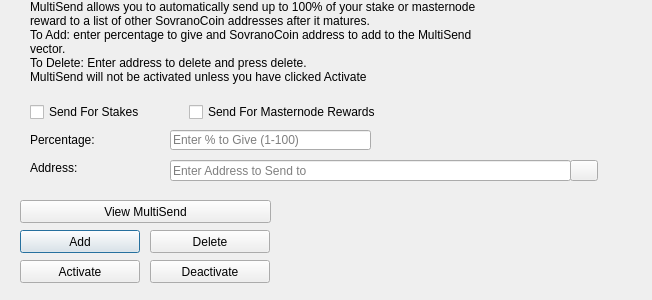
<?xml version="1.0" encoding="UTF-8"?>
<ui version="4.0">
 <class>MultiSendDialog</class>
 <widget class="QDialog" name="MultiSendDialog">
  <property name="windowModality">
   <enum>Qt::NonModal</enum>
  </property>
  <property name="geometry">
   <rect>
    <x>0</x>
    <y>0</y>
    <width>652</width>
    <height>300</height>
   </rect>
  </property>
  <property name="windowTitle">
   <string>MultiSend</string>
  </property>
  <widget class="QLineEdit" name="multiSendPercentEdit">
   <property name="geometry">
    <rect>
     <x>170</x>
     <y>130</y>
     <width>201</width>
     <height>20</height>
    </rect>
   </property>
   <property name="toolTip">
    <string>Enter whole numbers 1 - 100</string>
   </property>
   <property name="placeholderText">
    <string>Enter % to Give (1-100)</string>
   </property>
  </widget>
  <widget class="QLineEdit" name="multiSendAddressEdit">
   <property name="geometry">
    <rect>
     <x>170</x>
     <y>160</y>
     <width>401</width>
     <height>21</height>
    </rect>
   </property>
   <property name="toolTip">
    <string/>
   </property>
   <property name="placeholderText">
    <string>Enter Address to Send to</string>
   </property>
  </widget>
  <widget class="QLabel" name="label_2">
   <property name="geometry">
    <rect>
     <x>30</x>
     <y>0</y>
     <width>451</width>
     <height>121</height>
    </rect>
   </property>
   <property name="lineWidth">
    <number>1</number>
   </property>
   <property name="text">
    <string>MultiSend allows you to automatically send up to 100% of your stake or masternode reward to a list of other SovranoCoin addresses after it matures.
To Add: enter percentage to give and SovranoCoin address to add to the MultiSend vector.
To Delete: Enter address to delete and press delete.
MultiSend will not be activated unless you have clicked Activate</string>
   </property>
   <property name="alignment">
    <set>Qt::AlignLeading|Qt::AlignLeft|Qt::AlignTop</set>
   </property>
   <property name="wordWrap">
    <bool>true</bool>
   </property>
  </widget>
  <widget class="QLabel" name="message">
   <property name="geometry">
    <rect>
     <x>290</x>
     <y>200</y>
     <width>351</width>
     <height>91</height>
    </rect>
   </property>
   <property name="text">
    <string/>
   </property>
  </widget>
  <widget class="QPushButton" name="addButton">
   <property name="geometry">
    <rect>
     <x>20</x>
     <y>230</y>
     <width>120</width>
     <height>23</height>
    </rect>
   </property>
   <property name="toolTip">
    <string/>
   </property>
   <property name="statusTip">
    <string>Add to MultiSend Vector</string>
   </property>
   <property name="text">
    <string>Add</string>
   </property>
  </widget>
  <widget class="QPushButton" name="disableButton">
   <property name="geometry">
    <rect>
     <x>150</x>
     <y>260</y>
     <width>120</width>
     <height>23</height>
    </rect>
   </property>
   <property name="statusTip">
    <string>Deactivate MultiSend</string>
   </property>
   <property name="text">
    <string>Deactivate</string>
   </property>
  </widget>
  <widget class="QPushButton" name="addressBookButton">
   <property name="geometry">
    <rect>
     <x>570</x>
     <y>160</y>
     <width>28</width>
     <height>21</height>
    </rect>
   </property>
   <property name="toolTip">
    <string>Choose an address from the address book</string>
   </property>
   <property name="text">
    <string/>
   </property>
   <property name="icon">
    <iconset resource="../sovranocoin.qrc">
     <normaloff>:/icons/address-book</normaloff>:/icons/address-book</iconset>
   </property>
   <property name="shortcut">
    <string>Alt+A</string>
   </property>
   <property name="autoDefault">
    <bool>false</bool>
   </property>
  </widget>
  <widget class="QLabel" name="label">
   <property name="geometry">
    <rect>
     <x>30</x>
     <y>130</y>
     <width>121</width>
     <height>20</height>
    </rect>
   </property>
   <property name="toolTip">
    <string>Percentage of stake to send</string>
   </property>
   <property name="text">
    <string>Percentage:</string>
   </property>
  </widget>
  <widget class="QLabel" name="label_5">
   <property name="geometry">
    <rect>
     <x>30</x>
     <y>160</y>
     <width>111</width>
     <height>16</height>
    </rect>
   </property>
   <property name="toolTip">
    <string>Address to send portion of stake to</string>
   </property>
   <property name="text">
    <string>Address:</string>
   </property>
  </widget>
  <widget class="QPushButton" name="deleteButton">
   <property name="geometry">
    <rect>
     <x>150</x>
     <y>230</y>
     <width>120</width>
     <height>23</height>
    </rect>
   </property>
   <property name="toolTip">
    <string/>
   </property>
   <property name="statusTip">
    <string>Delete Address From MultiSend Vector</string>
   </property>
   <property name="text">
    <string>Delete</string>
   </property>
  </widget>
  <widget class="QPushButton" name="activateButton">
   <property name="geometry">
    <rect>
     <x>20</x>
     <y>260</y>
     <width>120</width>
     <height>23</height>
    </rect>
   </property>
   <property name="statusTip">
    <string>Activate MultiSend</string>
   </property>
   <property name="text">
    <string>Activate</string>
   </property>
  </widget>
  <widget class="QPushButton" name="viewButton">
   <property name="geometry">
    <rect>
     <x>20</x>
     <y>200</y>
     <width>251</width>
     <height>23</height>
    </rect>
   </property>
   <property name="toolTip">
    <string/>
   </property>
   <property name="statusTip">
    <string>View MultiSend Vector</string>
   </property>
   <property name="text">
    <string>View MultiSend</string>
   </property>
  </widget>
  <widget class="QWidget" name="horizontalLayoutWidget">
   <property name="geometry">
    <rect>
     <x>30</x>
     <y>100</y>
     <width>351</width>
     <height>24</height>
    </rect>
   </property>
   <layout class="QHBoxLayout" name="horizontalLayout">
    <item>
     <widget class="QCheckBox" name="multiSendStakeCheckBox">
      <property name="text">
       <string>Send For Stakes</string>
      </property>
     </widget>
    </item>
    <item>
     <widget class="QCheckBox" name="multiSendMasternodeCheckBox">
      <property name="text">
       <string>Send For Masternode Rewards</string>
      </property>
     </widget>
    </item>
   </layout>
  </widget>
 </widget>
 <resources>
  <include location="../sovranocoin.qrc"/>
 </resources>
 <connections/>
</ui>
